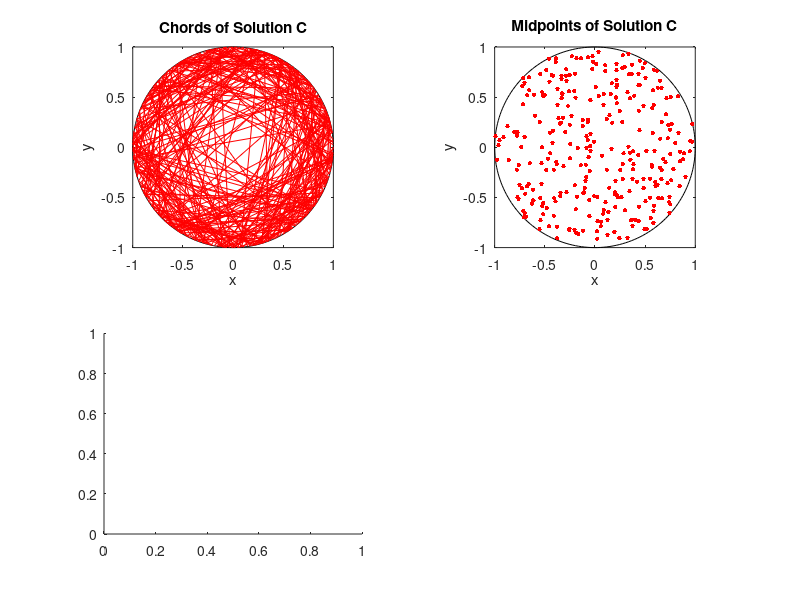

This figure's MATLAB source: (Note: this script raises an error after producing the figure.)
close all; clearvars; clc;

%Simulation disk dimensions
xx0=0; yy0=0; %center of disk
r=1; %disk radius
numbLines=300;%number of lines

%Solution C
%choose a point uniformly in the disk
thetaC=2*pi*rand(numbLines,1); %choose angular component uniformly
pC=r*sqrt(rand(numbLines,1)); %choose radial component
qC=sqrt(r.^2-pC.^2); %distance to circle edge (alonge line)

%calculate trig values
sin_thetaC=sin(thetaC);
cos_thetaC=cos(thetaC);

%calculate chord endpoints
xxC1=xx0+pC.*cos_thetaC+qC.*sin_thetaC;
yyC1=yy0+pC.*sin_thetaC-qC.*cos_thetaC;
xxC2=xx0+pC.*cos_thetaC-qC.*sin_thetaC;
yyC2=yy0+pC.*sin_thetaC+qC.*cos_thetaC;
%calculate midpoints of chords
xxC0=(xxC1+xxC2)/2; yyC0=(yyC1+yyC2)/2;

lengthSide=r*sqrt(3); %length of triangle side
lengthC=hypot(xxC1-xxC2,yyC1-yyC2); %Method C
probEstC=mean(lengthC>lengthSide) %Method C

%create points for circle
    t=linspace(0,2*pi,200);
    xp=r*cos(t); yp=r*sin(t);
    
    %%% START Plotting START %%%
    %Solution C
    figure;
subplot(2,2,1);
%draw circle
plot(xx0+xp,yy0+yp,'k');
axis square; hold on;
xlabel('x'); ylabel('y');
title('Chords of Solution C');

% iterate through each chord of Solution C
for i = 1:size(xxC1,1)
    % plot the current chord
    plot([xxC1(i);xxC2(i)],[yyC1(i);yyC2(i)],'r');
    % add a pause to create animation effect
    pause(0.01);
end



subplot(2,2,2);
%draw circle
plot(xx0+xp,yy0+yp,'k');
axis square; hold on;
xlabel('x'); ylabel('y');
title('Midpoints of Solution C');

% iterate through each midpoint of Solution C
for i = 1:length(xxC0)
    % plot the current midpoint
    plot(xxC0(i),yyC0(i),'r.','MarkerSize',10);
    % add a pause to create animation effect
    pause(0.01);
end

% Lengths plot
subplot(2,2,3);


% create histogram with 50 bins
histogram(lengthC, 50);
xlabel('Chord length'); ylabel('Number of chords');
title('Lengths of chords of Solution C');

% Probability density plot
subplot(2,2,4);


% calculate the probability density of a chord being shorter than a value between 0 and 2
p_shorter_than_linspace = zeros(1, 50);
space = linspace(0, 2, 50);
for i = 1:50
p_shorter_than_linspace(i) = sum(lengthC < space(i)) / length(lengthC);
end

% plot the probability density
bar(linspace(0, 2, 50), p_shorter_than_linspace);
xlabel('Chord length'); ylabel('Probability density');
title('Probability density of a chord being shorter than a value between 0 and 2');
